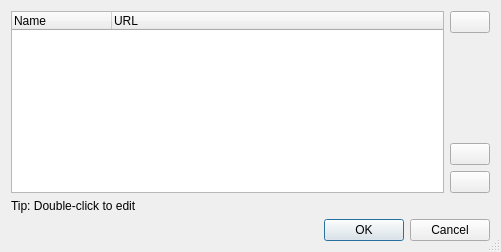
<?xml version="1.0" encoding="UTF-8"?>
<ui version="4.0">
 <author>Toni Gundogdu</author>
 <class>FeedMgrDialog</class>
 <widget class="QDialog" name="FeedMgrDialog">
  <property name="windowModality">
   <enum>Qt::ApplicationModal</enum>
  </property>
  <property name="geometry">
   <rect>
    <x>0</x>
    <y>0</y>
    <width>501</width>
    <height>252</height>
   </rect>
  </property>
  <property name="windowTitle">
   <string>abby: Feed manager</string>
  </property>
  <property name="windowIcon">
   <iconset resource="abby.qrc">
    <normaloff>:/feed-icon-14x14.png</normaloff>:/feed-icon-14x14.png</iconset>
  </property>
  <property name="sizeGripEnabled">
   <bool>true</bool>
  </property>
  <layout class="QGridLayout" name="gridLayout_2">
   <item row="0" column="0">
    <layout class="QGridLayout" name="gridLayout">
     <item row="0" column="1">
      <layout class="QVBoxLayout" name="verticalLayout">
       <item>
        <widget class="QPushButton" name="addButton">
         <property name="toolTip">
          <string>Add new</string>
         </property>
         <property name="text">
          <string/>
         </property>
         <property name="icon">
          <iconset resource="abby.qrc">
           <normaloff>:/list-add.png</normaloff>:/list-add.png</iconset>
         </property>
         <property name="iconSize">
          <size>
           <width>16</width>
           <height>16</height>
          </size>
         </property>
        </widget>
       </item>
       <item>
        <spacer name="verticalSpacer">
         <property name="orientation">
          <enum>Qt::Vertical</enum>
         </property>
         <property name="sizeHint" stdset="0">
          <size>
           <width>20</width>
           <height>40</height>
          </size>
         </property>
        </spacer>
       </item>
       <item>
        <widget class="QPushButton" name="removeButton">
         <property name="toolTip">
          <string>Remove selected</string>
         </property>
         <property name="text">
          <string/>
         </property>
         <property name="icon">
          <iconset resource="abby.qrc">
           <normaloff>:/list-remove.png</normaloff>:/list-remove.png</iconset>
         </property>
         <property name="iconSize">
          <size>
           <width>16</width>
           <height>16</height>
          </size>
         </property>
        </widget>
       </item>
       <item>
        <widget class="QPushButton" name="clearButton">
         <property name="toolTip">
          <string>Clear list</string>
         </property>
         <property name="text">
          <string/>
         </property>
         <property name="icon">
          <iconset resource="abby.qrc">
           <normaloff>:/edit-clear.png</normaloff>:/edit-clear.png</iconset>
         </property>
         <property name="iconSize">
          <size>
           <width>16</width>
           <height>16</height>
          </size>
         </property>
        </widget>
       </item>
      </layout>
     </item>
     <item row="0" column="0">
      <widget class="QTreeWidget" name="itemsTree">
       <property name="selectionMode">
        <enum>QAbstractItemView::SingleSelection</enum>
       </property>
       <property name="rootIsDecorated">
        <bool>false</bool>
       </property>
       <column>
        <property name="text">
         <string>Name</string>
        </property>
       </column>
       <column>
        <property name="text">
         <string>URL</string>
        </property>
       </column>
      </widget>
     </item>
    </layout>
   </item>
   <item row="1" column="0">
    <widget class="QLabel" name="label">
     <property name="text">
      <string>Tip: Double-click to edit</string>
     </property>
    </widget>
   </item>
   <item row="2" column="0">
    <widget class="QDialogButtonBox" name="buttonBox">
     <property name="orientation">
      <enum>Qt::Horizontal</enum>
     </property>
     <property name="standardButtons">
      <set>QDialogButtonBox::Cancel|QDialogButtonBox::Ok</set>
     </property>
    </widget>
   </item>
  </layout>
 </widget>
 <tabstops>
  <tabstop>itemsTree</tabstop>
  <tabstop>addButton</tabstop>
  <tabstop>removeButton</tabstop>
  <tabstop>clearButton</tabstop>
  <tabstop>buttonBox</tabstop>
 </tabstops>
 <resources>
  <include location="abby.qrc"/>
 </resources>
 <connections>
  <connection>
   <sender>buttonBox</sender>
   <signal>accepted()</signal>
   <receiver>FeedMgrDialog</receiver>
   <slot>accept()</slot>
   <hints>
    <hint type="sourcelabel">
     <x>257</x>
     <y>242</y>
    </hint>
    <hint type="destinationlabel">
     <x>157</x>
     <y>251</y>
    </hint>
   </hints>
  </connection>
  <connection>
   <sender>buttonBox</sender>
   <signal>rejected()</signal>
   <receiver>FeedMgrDialog</receiver>
   <slot>reject()</slot>
   <hints>
    <hint type="sourcelabel">
     <x>325</x>
     <y>242</y>
    </hint>
    <hint type="destinationlabel">
     <x>286</x>
     <y>251</y>
    </hint>
   </hints>
  </connection>
  <connection>
   <sender>addButton</sender>
   <signal>clicked()</signal>
   <receiver>FeedMgrDialog</receiver>
   <slot>onAdd()</slot>
   <hints>
    <hint type="sourcelabel">
     <x>470</x>
     <y>26</y>
    </hint>
    <hint type="destinationlabel">
     <x>250</x>
     <y>114</y>
    </hint>
   </hints>
  </connection>
  <connection>
   <sender>removeButton</sender>
   <signal>clicked()</signal>
   <receiver>FeedMgrDialog</receiver>
   <slot>onRemove()</slot>
   <hints>
    <hint type="sourcelabel">
     <x>489</x>
     <y>147</y>
    </hint>
    <hint type="destinationlabel">
     <x>250</x>
     <y>114</y>
    </hint>
   </hints>
  </connection>
  <connection>
   <sender>clearButton</sender>
   <signal>clicked()</signal>
   <receiver>FeedMgrDialog</receiver>
   <slot>onClear()</slot>
   <hints>
    <hint type="sourcelabel">
     <x>474</x>
     <y>166</y>
    </hint>
    <hint type="destinationlabel">
     <x>250</x>
     <y>125</y>
    </hint>
   </hints>
  </connection>
 </connections>
 <slots>
  <slot>onAdd()</slot>
  <slot>onRemove()</slot>
  <slot>onPaste()</slot>
  <slot>onClear()</slot>
 </slots>
</ui>
